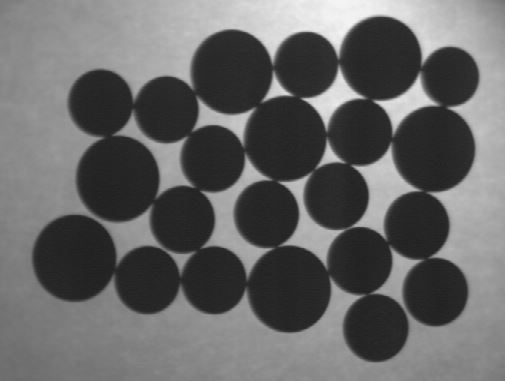
#> input picture Tutorial_7/overlap_coins.jpg, 505 x 381 px
$ python S17391_tuto7.py
#> lines starting #> are read from the running program, lines starting #| are printed output that depends on the picture; after the words box and inside, x2 and y2 are one past the last pixel; in counts of white or black regions, pixels touching at a corner belong together
import numpy as np
import matplotlib.pyplot as plt
import cv2


#get image
def getImage():
    return cv2.imread(r'overlap_coins.jpg', cv2.IMREAD_COLOR)
#> returned value is the input picture: shape (381, 505, 3); min 28, max 246, mean 102.3


def show_img(img, title):

    #convert all images to gray scale
    plt.style.use('grayscale')
    #to remove background gray
    plt.figure().patch.set_facecolor('white')

    for i in range(len(img)):
        plt.subplot(1,len(img),i+1)
        plt.title(title[i])
        plt.imshow(img[i])
        plt.axis('off')

    plt.show()


def return_index(arr):
    max_value = cv2.contourArea(arr[0])
    max_index = 0
    second_max_index = 0
    for i in range(len(arr)):
        if max_value < cv2.contourArea(arr[i]):
            max_value = cv2.contourArea(arr[i])
            second_max_index = max_index
            max_index = i

    return second_max_index


def question_1():
    img = getImage()
    img_1 = img.copy()


    #create kernel
    kernel = cv2.getStructuringElement(cv2.MORPH_ELLIPSE, (21,21))

    #convert in to gray image
    img_ = cv2.cvtColor(img, cv2.COLOR_BGR2GRAY)


    #binary image
    ret,binary_inv = cv2.threshold(img_, 100, 255, cv2.THRESH_BINARY_INV)
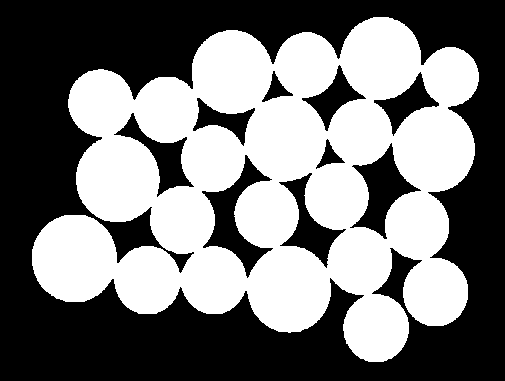
#> binary_inv: shape (381, 505); 46.8% white; 1 white region, box (x1, y1, x2, y2) and area: (32, 17, 479, 362) 90035

    #erosion
    erosion = cv2.erode(binary_inv, kernel, iterations=1)
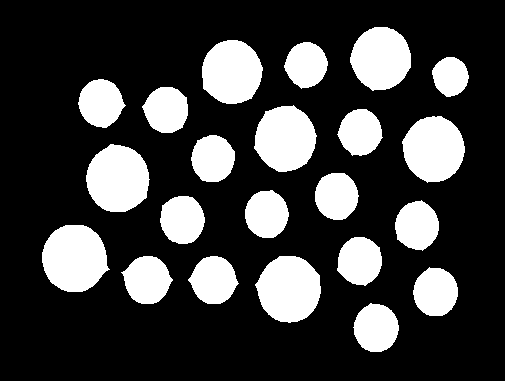
#> erosion: shape (381, 505); 24.4% white; 22 white regions, largest, box (x1, y1, x2, y2) and area: (42, 225, 110, 292) 3481, (86, 144, 150, 212) 3342, (255, 256, 321, 323) 3340

    erosion_ = cv2.cvtColor(erosion, cv2.COLOR_GRAY2RGB)
#> erosion_: shape (381, 505, 3); 24.4% white; 22 white regions

    #find contours
    contours, hierarchy = cv2.findContours(erosion.copy(), cv2.RETR_TREE, cv2.CHAIN_APPROX_SIMPLE)
#> contours = 22 contours; largest, box (x1, y1, x2, y2) and area: (42, 225, 110, 292) 3386, (86, 144, 150, 212) 3248, (255, 256, 321, 323) 3248, (402, 116, 465, 183) 3088, (254, 105, 317, 172) 3070

    #draw contours
    result = cv2.drawContours(erosion_, contours, -1, (0,255,0), 2)
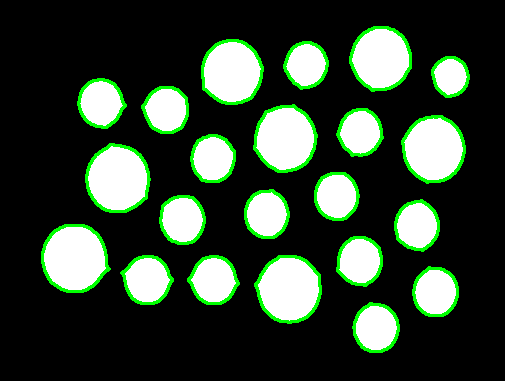
#> result: shape (381, 505, 3); mean B, G, R 52.2, 68.3, 52.2

    #calcultae area
    total_area = 0
    area = np.zeros(len(contours))
#> area = 22 values from 0 to 0
    for i in range(len(contours)):
        area[i] = cv2.contourArea(contours[i])
        total_area += cv2.contourArea(contours[i])
#> this loop made 22 passes
#> total_area on passes 1 to 12: 1639.5, 3281.5, 6529.5, 8198.5, 9901, 11522.5, 14908, 16515.5, 18147.5, 19716, 21276.5, 24525
#> after the loop, area = 22 values, max 3385.5 at index 6, min 1050.5 at index 18, mean 2057; total_area = 45254

    #get second largest index
    index = return_index(contours)
#> in return_index, `max_value = cv2.contourArea(arr[0])`: max_value = 1639.5
#> the loop in return_index, `for i in range(len(arr)):` made 22 passes
#> max_value on passes 2, 3, 7: 1642, 3248, 3385.5
#> after the loop in return_index, `for i in range(len(arr)):`: max_index = 6; max_value = 3385.5; second_max_index = 2
#> index = 2

    perimeter = cv2.arcLength(contours[index], True)
#> perimeter = 215.1
    perimeter = "{0:.2f}".format(perimeter)
#> perimeter = '215.14'

    print('No: of coins : {}'.format(len(contours)))
#| No: of coins : 22
    print('Area covered by coins : {} pixels(sqr)'.format(total_area))
#| Area covered by coins : 45254.0 pixels(sqr)
    print('Second largest perimeter of coins : {} pixels'.format(perimeter))
#| Second largest perimeter of coins : 215.14 pixels


    #show images

    images = [img, binary_inv, erosion, result ]
    titles = ['original', 'thresh','eroded', 'final']

    show_img(images, titles)
#> the loop in show_img, `for i in range(len(img)):` made 4 passes
#> in show_img, `plt.show()`:
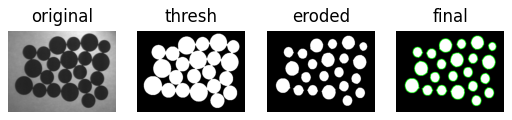
#> figure drawn by matplotlib, 4 panels


question_1()
